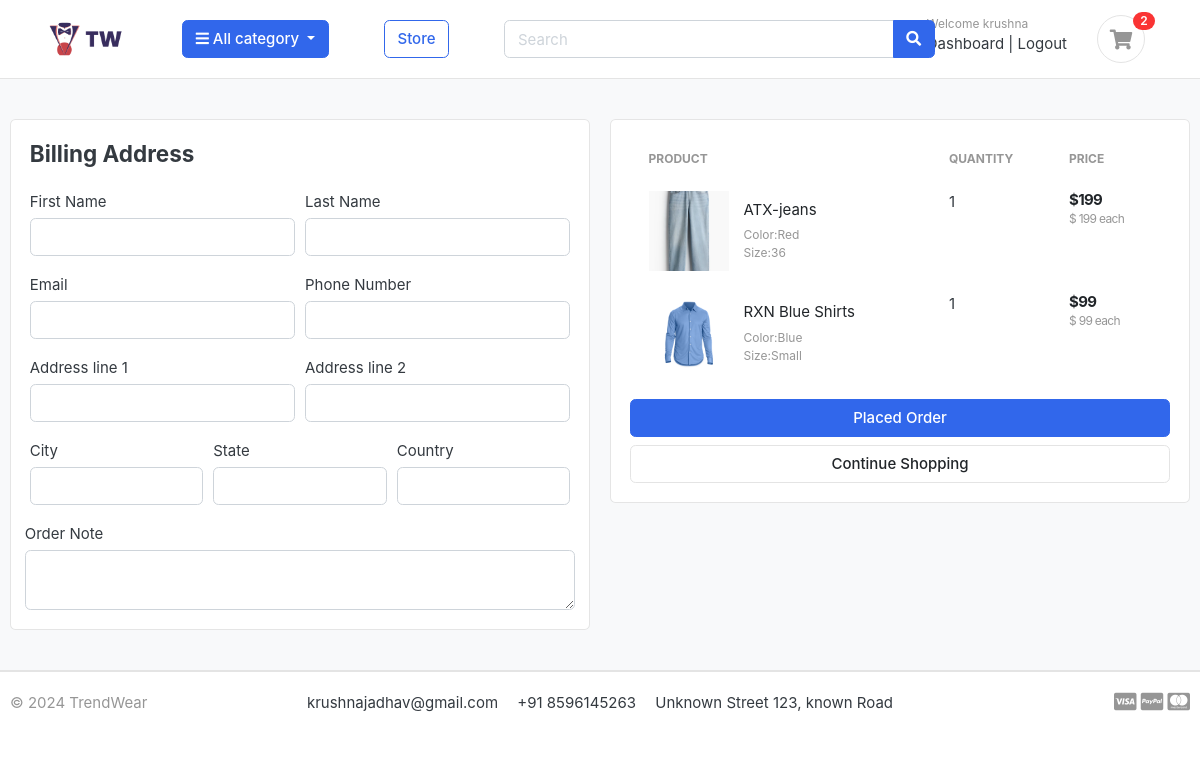
The page /cart/checkout/ (signed in) on the database as committed earlier.
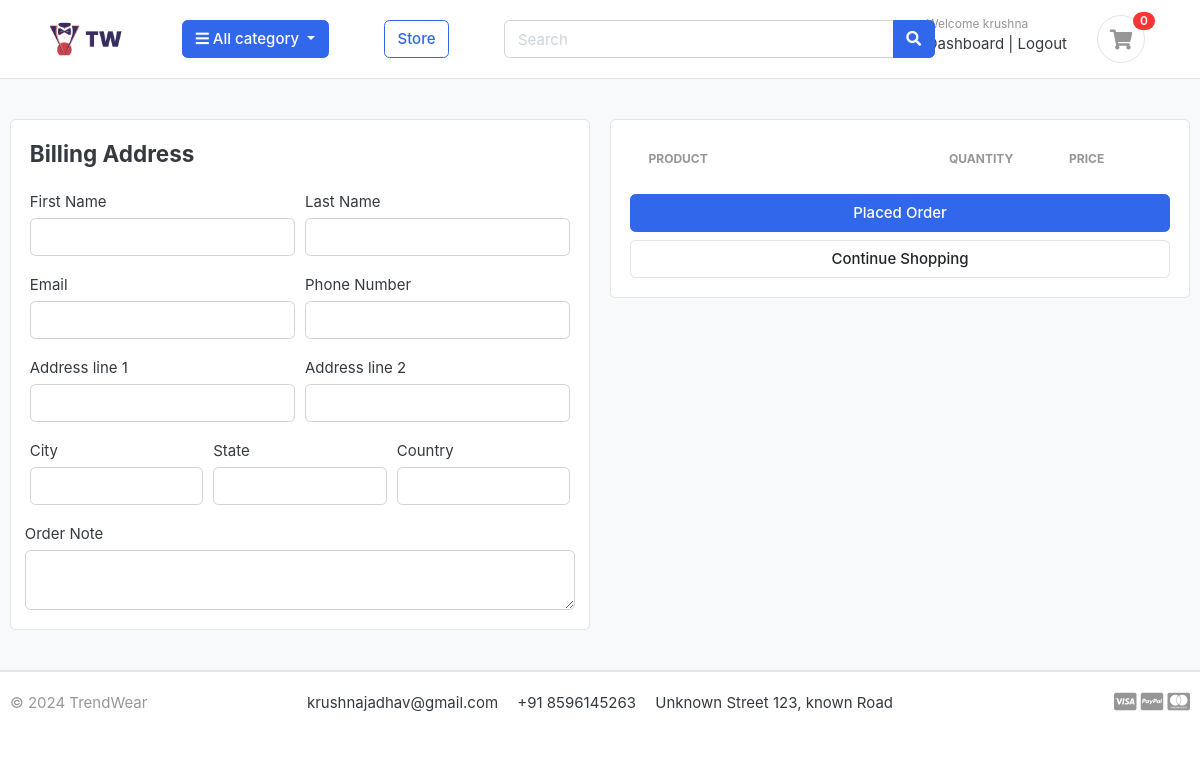
The same page on the database as committed later.
### cart/models.py (models this page shows, shortened)
class CartItem(models.Model):
    user = models.ForeignKey(Account,on_delete=models.CASCADE,null=True)
    product=models.ForeignKey(Product,on_delete=models.CASCADE)
    variation = models.ManyToManyField(Variation,blank=True)
    cart = models.ForeignKey(Cart,on_delete=models.CASCADE,null=True)
    quantity=models.IntegerField()
    is_active=models.BooleanField(default=True)
    def sub_total(self):
        return self.product.price * self.quantity

### store/models.py (models this page shows, shortened)
class Product(models.Model):
    product_name  =models.CharField(max_length=200,unique=True)
    slug          =models.SlugField(max_length=200,unique=True)
    description   =models.TextField(max_length=500,blank=True)
    price         =models.IntegerField()
    images        =models.ImageField(upload_to='photos/products')
    stock         =models.IntegerField()
    is_available  =models.BooleanField(default=True)
    category      =models.ForeignKey(Category,on_delete=models.CASCADE)
    created_date  =models.DateTimeField(auto_now_add=True)
    modified_date =models.DateTimeField(auto_now=True)
    def get_url(self):
        return reverse('product_detail',args=[self.category.slug,self.slug])

class Variation(models.Model):
    product   = models.ForeignKey(Product,on_delete=models.CASCADE)
    variation_category = models.CharField(max_length=100,choices=variation_category_choice)
    variation_value  = models.CharField(max_length=100)
    is_active  = models.BooleanField(default=True)
    created_date  = models.DateTimeField(auto_now=True)
    objects = VariationManager()

### cart/views.py (the view)
# urls.py: path('checkout/',v.checkout,name='checkout')
@login_required(login_url='login')
def checkout(request,total=0,quantity=0,cart_item=None):
    try:
        tax=0
        grand_total=0
        if request.user.is_authenticated:
            cart_items=CartItem.objects.filter(user=request.user,is_active=True)
        else:
            cart=Cart.objects.get(cart_id=_cart_id(request))
            cart_items=CartItem.objects.filter(cart=cart,is_active=True)
        for cart_item in cart_items:
            total += (cart_item.product.price * cart_item.quantity )
            quantity+=cart_item.quantity
        tax =(2*total)/100
        grand_total = total + tax
    except ObjectDoesNotExist:
        pass
    context  = {
        'total':total,
        'quantity':quantity,
        'cart_items':cart_items,
        'tax':tax,
        'grand_total':grand_total
    }
    return render(request,'store/checkout.html',context)

### EK_app/context_processors.py (called while the page is built)
def menu_links(request):
    links = Category.objects.all()
    return dict(links=links)

### EK_app/models.py (called while the page is built)
    def get_url(self):
        return reverse('products_by_category',args=[self.slug])

### cart/context_processors.py (called while the page is built)
def counter(request):
    cart_count=0
    if 'admin' in request.path:
        return {}
    else:
        try:
            cart=Cart.objects.filter(cart_id=_cart_id(request))
            if request.user.is_authenticated:
                cart_items = CartItem.objects.all().filter(user=request.user)
            else:
                cart_items = CartItem.objects.all().filter(cart=cart[:1])
            for cart_item in cart_items:
                cart_count  += cart_item.quantity
        except Cart.DoesNotExist:
            cart_count=0
    return dict(cart_count=cart_count)

### cart/views.py (called while the page is built)
def _cart_id(request):
    cart=request.session.session_key
    if not cart:
        cart=request.session.create()
    return cart

### EK_app/templates/store/checkout.html (shortened to what the changed rows need)
{% extends "base.html" %}
{% load static %}
{% block content %}
<section class="section-content padding-y bg">
    <div class="container">
    <div class="row">
        <aside class="col-lg-6">
            <div class="card">
            <div class="card-body">
                <table class="table table-borderless table-shopping-cart">
                    <thead class="text-muted">
                    <tr class="small text-uppercase">
                      <th scope="col">Product</th>
                      <th scope="col" width="120">Quantity</th>
                      <th scope="col" width="120">Price</th>
                    </tr>
                    </thead>
                    <tbody>
                    {% for cart_item in cart_items  %}
                    <tr>
                        <td>
                            <figure class="itemside align-items-center">
                                <div class="aside"><img src="{{ cart_item.product.images.url}}" class="img-sm"></div>
                                <figcaption class="info">
                                    <a href="{{ cart_item.product.get_url }}" class="title text-dark">{{cart_item.product.product_name }}</a>
                                    <p class="text-muted small">
                                        {% if cart_item.variation.all %}
                                         {% for item in cart_item.variation.all  %}
                                          {{item.variation_category| capfirst}}:{{item.variation_value | capfirst}} <br>
                                         {% endfor %}
                                        {% endif %}
                                    </p>
                                </figcaption>
                            </figure>
                        </td>
                        <td>
                            <label for="">{{ cart_item.quantity}}</label>
                        </td>
                        <td>
                            <div class="price-wrap">
                                <var class="price">${{ cart_item.sub_total }}</var>
                                <small class="text-muted">$ {{cart_item.product.price}} each </small>
                            </div>
                        </td>
                    </tr>
                    {% endfor %}
                    </tbody>
                    </table>
            </div>
            </div>
    </aside>
    </div>
    </div>
    </section>
{% endblock content %}

### EK_app/templates/includes/navbar.html (shortened to what this page needs)
{% load static %}
<header class="section-header">
    <section class="header-main border-bottom">
        <div class="container-fluid">
    <div class="row align-items-center">
        <div class="">
            <a href="/" class="brand-wrap">
                <img class="logo ml-5 mr-5"  src="{% static "./images/logo1.png" %}" >
            </a>
        </div>
        <div class="col-lg col-sm col-md col-6 flex-grow-0">
            <div class="category-wrap dropdown d-inline-block float-right">
                <button type="button" class="btn btn-primary dropdown-toggle" data-toggle="dropdown">
                    <i class="fa fa-bars"></i> All category
                </button>
            </div>
        </div>
        <a href="{% url "storev" %}" class="btn btn-outline-primary ml-5">Store</a>
        <div class="col-lg  col-md-6 col-sm-12 col">
            <form action="{% url "search" %}" class="search" method='GET'>
                <div class="input-group w-70 ml-5 ">
                    <input type="text" class="form-control" style="width:60%;" placeholder="Search" name="keyword">
                    <div class="input-group-append">
                      <button class="btn btn-primary " type="submit">
                        <i class="fa fa-search"></i>
                      </button>
                    </div>
                </div>
            </form>
        </div>
        <div class="col-lg-3 col-sm-6 col-8 order-2 order-lg-3">
                    <div class="d-flex justify-content-end mb-3 mb-lg-0">
                        {% if user.id is None %}
                        <div class="widget-header mr-4">
                            <small class="title text-muted">Welcome guest!</small>
                            <div>
                                <a href="{% url 'login' %}">Sign in</a> <span class="dark-transp"> | </span>
                                <a href="{% url 'register' %}"> Register</a>
                            </div>
                        </div>
                        {% else %}
                        <div class="widget-header">
                            <small class="title text-muted">Welcome {{user.first_name}}</small>
                            <div>
                                <a href="{% url "dashboard" %}">Dashboard</a> <span class="dark-transp"> | </span>
                                <a href="{% url 'logout' %}">Logout</a>
                            </div>
                        </div>
                        {% endif %}
                        <a href="{% url "cart" %}" class="widget-header pl-3 ml-3">
                            <div class="icon icon-sm rounded-circle border mr-5"><i class="fa fa-shopping-cart"></i></div>
                            <span class="badge badge-pill badge-danger notify mr-5">{{ cart_count }}</span>
                        </a>
                    </div>
                </div>
    </div>
        </div>
    </section>
    </header>

Rows that differ between the two databases and show on the page:
removed CartItem: product.images (picture), product.product_name "ATX-jeans", quantity "1", sub_total "199", product.price "199"
no longer on this page (row unchanged): Variation: variation_category "Color", variation_value "Red", shown under "ATX-jeans"
no longer on this page (row unchanged): Variation: variation_category "Size", variation_value "36", shown under "ATX-jeans"
removed CartItem: product.images (picture), product.product_name "RXN Blue Shirts", quantity "1", sub_total "99", product.price "99"
no longer on this page (row unchanged): Variation: variation_category "Color", variation_value "Blue", shown under "RXN Blue Shirts"
no longer on this page (row unchanged): Variation: variation_category "Size", variation_value "Small", shown under "RXN Blue Shirts"
Other text that changed with them:
{{ cart_count }}: "2" → "0"
